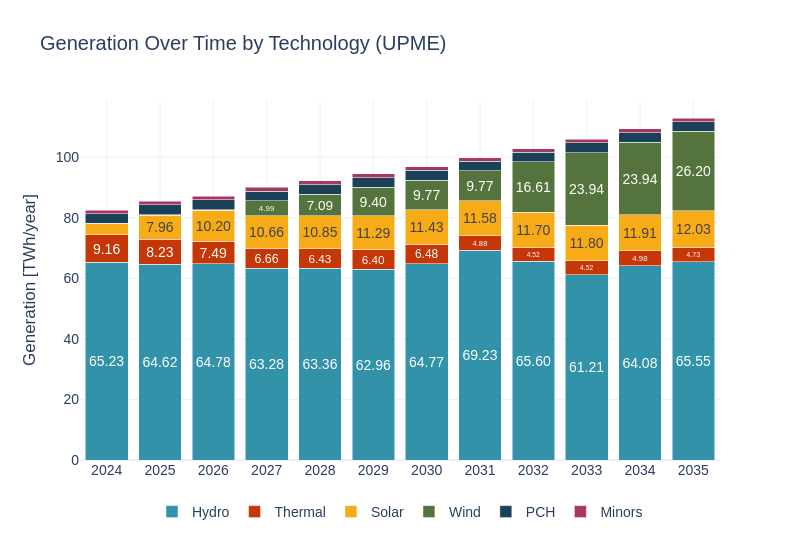

The notebook cell this image was saved under:
### Code cell
sce_upme = pd.read_csv(gen_per_res_vs_marg_cost)
sce_upme['Energy_TWh_typical_yr'] = sce_upme['Energy_GWh_typical_yr'] / 1000
sce_upme = sce_upme[sce_upme['year'] <= years[1]]
sw.scenarios.dispatched_generation(sce_upme, 'Generation', 'TWh', 'year', 'Energy_TWh_typical_yr', 'Tech', scenario_name, 'UPME', 4)
#sce_upme.to_csv('./12_upme.csv')

### Figure 1 — Plotly figure (JSON) as saved in the notebook; plotly's stock layout.template omitted (floating-point values rounded to 4 significant figures)
{"data": [{"hovertemplate": "Tech=Hydro<br>Year=%{x}<br>Dispatched Generation (MW)=%{y}<br>text=%{text}<extra></extra>", "insidetextanchor": "middle", "legendgroup": "Hydro", "marker": {"color": "#3292A9", "pattern": {"shape": ""}}, "name": "Hydro", "orientation": "v", "showlegend": true, "text": ["65.23", "64.62", "64.78", "63.28", "63.36", "62.96", "64.77", "69.23", "65.60", "61.21", "64.08", "65.55"], "textangle": 0, "textposition": "inside", "texttemplate": "%{text}", "type": "bar", "x": [2024, 2025, 2026, 2027, 2028, 2029, 2030, 2031, 2032, 2033, 2034, 2035], "xaxis": "x", "y": [65.23, 64.62, 64.78, 63.28, 63.36, 62.96, 64.77, 69.23, 65.6, 61.21, 64.08, 65.55], "yaxis": "y"}, {"hovertemplate": "Tech=Thermal<br>Year=%{x}<br>Dispatched Generation (MW)=%{y}<br>text=%{text}<extra></extra>", "insidetextanchor": "middle", "legendgroup": "Thermal", "marker": {"color": "#C53707", "pattern": {"shape": ""}}, "name": "Thermal", "orientation": "v", "showlegend": true, "text": ["9.16", "8.23", "7.49", "6.66", "6.43", "6.40", "6.48", "4.88", "4.52", "4.52", "4.98", "4.73"], "textangle": 0, "textposition": "inside", "texttemplate": "%{text}", "type": "bar", "x": [2024, 2025, 2026, 2027, 2028, 2029, 2030, 2031, 2032, 2033, 2034, 2035], "xaxis": "x", "y": [9.158, 8.229, 7.487, 6.665, 6.425, 6.398, 6.476, 4.877, 4.521, 4.518, 4.979, 4.733], "yaxis": "y"}, {"hovertemplate": "Tech=Solar<br>Year=%{x}<br>Dispatched Generation (MW)=%{y}<br>text=%{text}<extra></extra>", "insidetextanchor": "middle", "legendgroup": "Solar", "marker": {"color": "#F7AB17", "pattern": {"shape": ""}}, "name": "Solar", "orientation": "v", "showlegend": true, "text": ["", "7.96", "10.20", "10.66", "10.85", "11.29", "11.43", "11.58", "11.70", "11.80", "11.91", "12.03"], "textangle": 0, "textposition": "inside", "texttemplate": "%{text}", "type": "bar", "x": [2024, 2025, 2026, 2027, 2028, 2029, 2030, 2031, 2032, 2033, 2034, 2035], "xaxis": "x", "y": [3.651, 7.961, 10.2, 10.66, 10.85, 11.29, 11.43, 11.58, 11.7, 11.8, 11.91, 12.03], "yaxis": "y"}, {"hovertemplate": "Tech=Wind<br>Year=%{x}<br>Dispatched Generation (MW)=%{y}<br>text=%{text}<extra></extra>", "insidetextanchor": "middle", "legendgroup": "Wind", "marker": {"color": "#55733D", "pattern": {"shape": ""}}, "name": "Wind", "orientation": "v", "showlegend": true, "text": ["", "", "", "4.99", "7.09", "9.40", "9.77", "9.77", "16.61", "23.94", "23.94", "26.20"], "textangle": 0, "textposition": "inside", "texttemplate": "%{text}", "type": "bar", "x": [2024, 2025, 2026, 2027, 2028, 2029, 2030, 2031, 2032, 2033, 2034, 2035], "xaxis": "x", "y": [0.063, 0.206, 0.206, 4.989, 7.095, 9.398, 9.772, 9.772, 16.61, 23.94, 23.94, 26.2], "yaxis": "y"}, {"hovertemplate": "Tech=PCH<br>Year=%{x}<br>Dispatched Generation (MW)=%{y}<br>text=%{text}<extra></extra>", "insidetextanchor": "middle", "legendgroup": "PCH", "marker": {"color": "#1B4159", "pattern": {"shape": ""}}, "name": "PCH", "orientation": "v", "showlegend": true, "text": ["", "", "", "", "", "", "", "", "", "", "", ""], "textangle": 0, "textposition": "inside", "texttemplate": "%{text}", "type": "bar", "x": [2024, 2025, 2026, 2027, 2028, 2029, 2030, 2031, 2032, 2033, 2034, 2035], "xaxis": "x", "y": [3.236, 3.236, 3.236, 3.236, 3.236, 3.236, 3.236, 3.236, 3.236, 3.236, 3.236, 3.236], "yaxis": "y"}, {"hovertemplate": "Tech=Minors<br>Year=%{x}<br>Dispatched Generation (MW)=%{y}<br>text=%{text}<extra></extra>", "insidetextanchor": "middle", "legendgroup": "Minors", "marker": {"color": "#A6375F", "pattern": {"shape": ""}}, "name": "Minors", "orientation": "v", "showlegend": true, "text": ["", "", "", "", "", "", "", "", "", "", "", ""], "textangle": 0, "textposition": "inside", "texttemplate": "%{text}", "type": "bar", "x": [2024, 2025, 2026, 2027, 2028, 2029, 2030, 2031, 2032, 2033, 2034, 2035], "xaxis": "x", "y": [1.191, 1.191, 1.191, 1.191, 1.191, 1.191, 1.191, 1.191, 1.191, 1.191, 1.191, 1.191], "yaxis": "y"}], "layout": {"barmode": "stack", "font": {"family": "Arial", "size": 14}, "height": 540, "legend": {"orientation": "h", "title": {}, "tracegroupgap": 0, "x": 0.5, "xanchor": "center", "y": -0.1}, "title": {"text": "Generation Over Time by Technology (UPME)"}, "width": 800, "xaxis": {"anchor": "y", "domain": [0, 1], "showgrid": true, "tickangle": 0, "tickfont": {"family": "Arial", "size": 14}, "tickvals": [2024, 2025, 2026, 2027, 2028, 2029, 2030, 2031, 2032, 2033, 2034, 2035], "title": {"text": ""}}, "yaxis": {"anchor": "x", "domain": [0, 1], "title": {"text": "Generation [TWh/year]"}}}}
